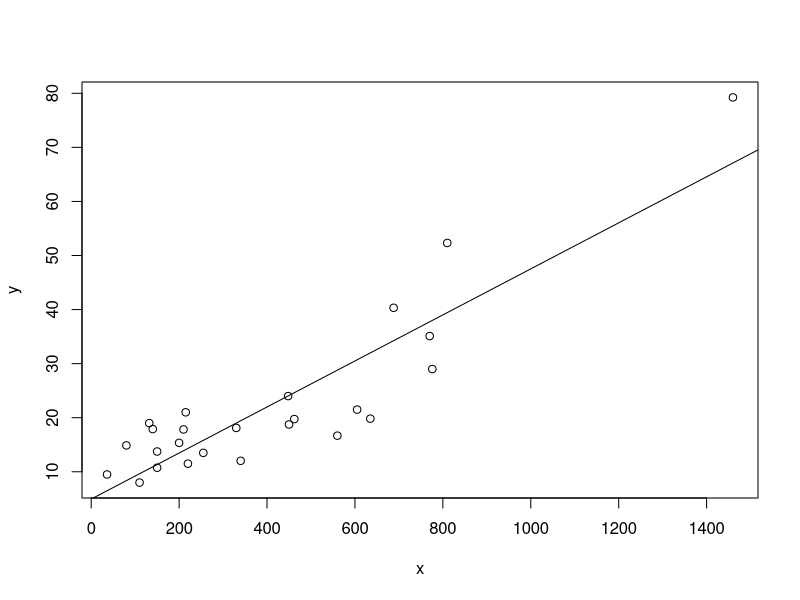
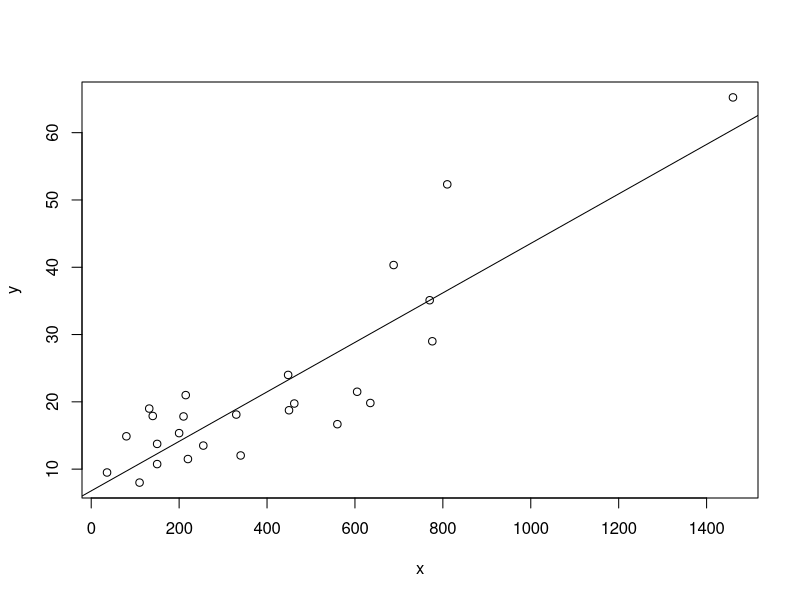
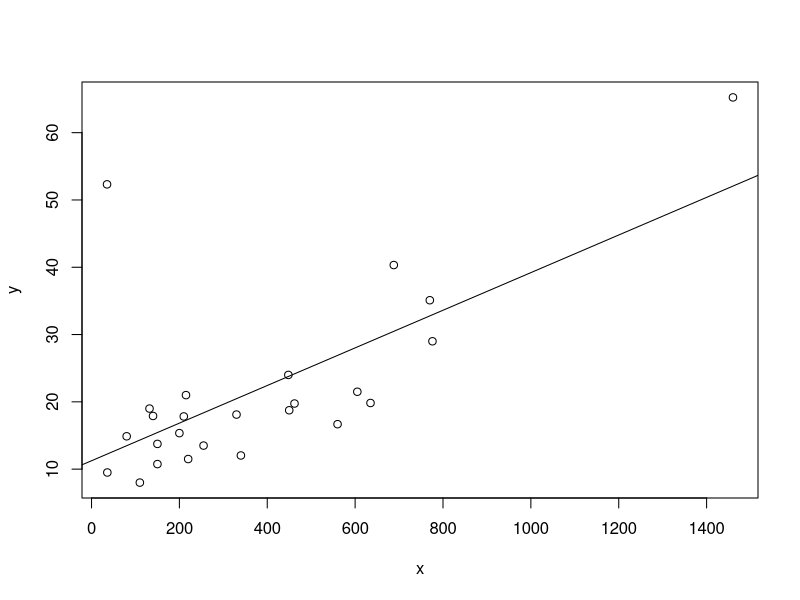

These figures' R source, in order:
y<-c( 16.68, 11.50, 12.03, 14.88, 13.75, 18.11,  8.00, 17.83, 79.24, 21.50, 40.33, 21.00, 13.50, 
      19.75, 24.00 ,29.00, 15.35, 19.00,  9.50, 35.10, 17.90, 52.32, 18.75 ,19.83, 10.75) 
x<-c(560,  220,  340,   80,  150,  330,  110 , 210, 1460,  605,  688,  215,  255 , 462,  448,  776,  
     200,  132 ,  36,  770,  140,  810 , 450,  635,  150) 
##(i) 
model<-lm(y~x);model 
##(ii) 
plot(x,y) 
abline(model) 
#######(iii) 
###High leverage value 
d=(x-mean(x))^2/(sum((x-mean(x))^2));d 
n=length(x);n 
hii=(1/n)+d 
hii 
###### 
h<-hat(x);h 
###Cut-off Point##### 
p=2 
CP=2*(p/n);CP ### Twice the mean rule 
############Identification########### 
CP>hii 
which(hii>CP) 
#####outlier 
r<-model$residuals;r 
msr<-sum(r^2)/(n-p);msr 
ar<-abs(r);ar 
di<-ar/sqrt(msr);di  ##Standardized residuals 
out<-di[di>3];out 
#or 
ri<-ar/sqrt(msr*(1-h));ri  ##Studentized residuals 
out<-ri[ri>3];out

#### Influential Observation##### 
cdi<-(h*ri^2)/(p*(1-h));cdi 
IO<-cdi[cdi>1];IO 
### 
cooks.distance(model) 
#### 
y.hat=4.96116+.04257*x 
y.hat 
ei=y-y.hat;ei 
sl.<-c(1:25) 
data2=data.frame(sl.,y,x,y.hat,ei,hii,di,ri,cdi);data2 
View(data2)


#iv

y<-c( 16.68, 11.50, 12.03, 14.88, 13.75, 18.11,  8.00, 17.83, 79.24, 21.50, 40.33, 21.00, 13.50, 
      19.75, 24.00 ,29.00, 15.35, 19.00,  9.50, 35.10, 17.90, 52.32, 18.75 ,19.83, 10.75) 
x<-c(560,  220,  340,   80,  150,  330,  110 , 210, 1460,  605,  688,  215,  255 , 462,  448,  776,  
     200,  132 ,  36,  770,  140,  810 , 450,  635,  150) 
##(i) 
y[9] = 65.24
y
model<-lm(y~x);model 

plot(x,y) 
abline(model) 


#v
##(i) 
y[9] = 65.24
x[22] = 35.32
x
y
model<-lm(y~x);model 

plot(x,y) 
abline(model) 
